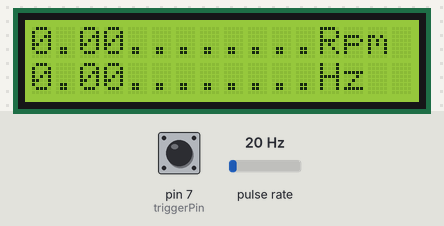
A sketch run on a simulated Arduino Uno, built with avr-gcc and run on an emulated ATmega328P. Shown: 16×2 character LCD. Wiring (inferred from the names in the program): pulse sensor: data pin 2. The test bench sets the inputs (shaded band); at power-on: pin 7 (triggerPin) HIGH, pulse rate 20 Hz. What the sketch prints to the serial monitor is not drawn.

Above: at 1.2 s.
1.3 s: pin 7 (triggerPin) pulled LOW for 1 s
At 3.5 s:
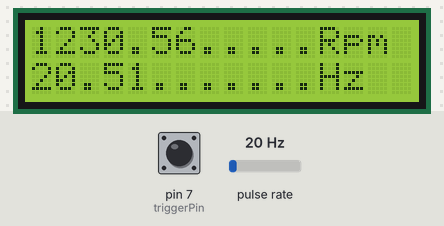
3.8 s: pin 7 (triggerPin) pulled LOW for 0.15 s
At 4.8 s:
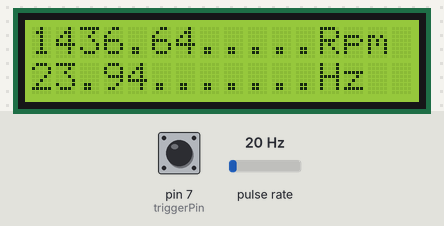
Timing chart, 0 to 6.8 s (numbered marks = the images above; inputs shaded):
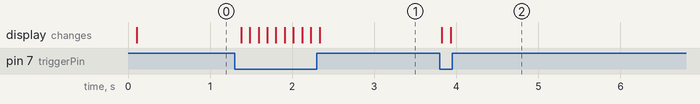

Measured:
- after the input at 1.3 s, the display: first changes after 0.08 s (image 1 shows a later state)
- after the input at 3.8 s, the display: first changes at once (image 2 shows a later state)

The sketch:

Tachometer.ino
```cpp
#include <LiquidCrystal.h>

/*
 * LCD RS pin to digital pin 12
 * LCD Enable pin to digital pin 11
 * LCD D4 pin to digital pin 5
 * LCD D5 pin to digital pin 4
 * LCD D6 pin to digital pin 3
 * LCD D7 pin to digital pin 2
 * LCD R/W pin to ground
 * LCD VSS pin to ground
 * LCD VCC pin to 5V
 * 10K resistor:
 * ends to +5V and ground
 * wiper to LCD VO pin (pin 3)
 */

const int triggerPin = 7;
const int sensorPin = 2;


const long debounceLength = 50000; // µs of deadzone after a PCINT on the button.
const long sensorDebounce = 20000;


volatile long int pulseCount = 0; // It's probably not going to pass by 2^16 times, but still!
unsigned long startMicros = 0;
unsigned long lastTrigger = 0;

long lastUpdate = 0;

bool amCounting = false;
bool hasData = false;

volatile float freq = 0;


LiquidCrystal lcd(12, 11, 6, 5, 4, 3); // We need the PCINT pins available

void sensorPCINT () {
  if (amCounting && micros() > lastTrigger+sensorDebounce) {
    lastTrigger = micros();
    ++pulseCount;
    freq = pulseCount/(float)(micros()-startMicros)*1000000.0;
  }
}

void setup() {
  Serial.begin(9600);

  // put your setup code here, to run once:
  lcd.begin(16, 2);

  lcd.setCursor(0,0);
  lcd.print("............");
  lcd.setCursor(12,0);
  lcd.print("Rpm");

  lcd.setCursor(0,1);
  lcd.print("............");
  lcd.setCursor(12,1);
  lcd.print("Hz");

  pinMode(sensorPin,INPUT);
  pinMode(triggerPin,INPUT_PULLUP);

  attachInterrupt(digitalPinToInterrupt(sensorPin), sensorPCINT, FALLING);
}

void loop() {
  if (millis() > lastUpdate+100) {
    lcd.setCursor(0,1);
    lcd.print("............");
    lcd.setCursor(0,1);
    lcd.print(freq);

    lcd.setCursor(0,0);
    lcd.print("............");
    lcd.setCursor(0,0);
    lcd.print(freq*60);

    lastUpdate = millis();
  }

  digitalWrite(13,digitalRead(triggerPin) != digitalRead(sensorPin));

  if (amCounting) {
    // If the trigger is released and the debounce has expired...
    if ( digitalRead(triggerPin) && micros() > startMicros + debounceLength) {
      startMicros = micros();
      amCounting = false;

      Serial.println(pulseCount);

      //lastTrigger = micros();
    }
  } else {
    // If the trigger is pressed and the debounce has expired...
    if ( !digitalRead(triggerPin) && micros() > startMicros + debounceLength) {
      startMicros = micros();
      amCounting = true;

      freq = pulseCount/(micros()-startMicros);
      pulseCount = 0;
      freq = 0;
    }
  }
}
```
